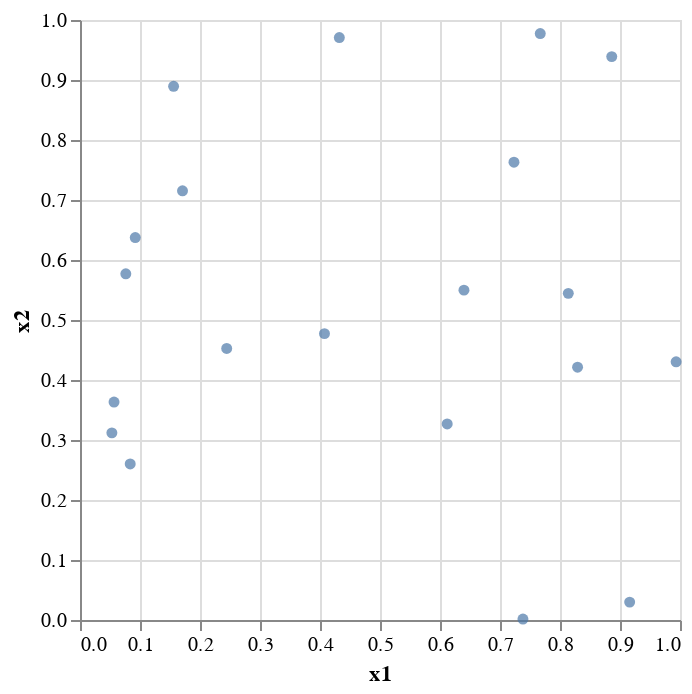

This figure's notebook cell:
### Code cell
df = DataFrame(rand(20,3));
p  = @vlplot(data=df,layer=[{mark=:circle,x=:x1,y=:x2}])

### Figure 1 — Vega-Lite specification as saved in the notebook (floating-point values rounded to 4 significant figures)
{"data": {"values": [{"x1": 0.2445, "x2": 0.4526, "x3": 0.545}, {"x1": 0.07636, "x2": 0.577, "x3": 0.1643}, {"x1": 0.05312, "x2": 0.3119, "x3": 0.4717}, {"x1": 0.4322, "x2": 0.9707, "x3": 0.7783}, {"x1": 0.1709, "x2": 0.7154, "x3": 0.5412}, {"x1": 0.156, "x2": 0.8896, "x3": 0.152}, {"x1": 0.08368, "x2": 0.2601, "x3": 0.5282}, {"x1": 0.4075, "x2": 0.4773, "x3": 0.2621}, {"x1": 0.09211, "x2": 0.6373, "x3": 0.898}, {"x1": 0.6399, "x2": 0.5498, "x3": 0.5131}, {"x1": 0.8862, "x2": 0.939, "x3": 0.02125}, {"x1": 0.8293, "x2": 0.4213, "x3": 0.3261}, {"x1": 0.612, "x2": 0.3267, "x3": 0.3267}, {"x1": 0.7382, "x2": 0.001593, "x3": 0.8568}, {"x1": 0.7233, "x2": 0.763, "x3": 0.3397}, {"x1": 0.05671, "x2": 0.3633, "x3": 0.6801}, {"x1": 0.9935, "x2": 0.4303, "x3": 0.8364}, {"x1": 0.7671, "x2": 0.9774, "x3": 0.9561}, {"x1": 0.8138, "x2": 0.5444, "x3": 0.4476}, {"x1": 0.9161, "x2": 0.02983, "x3": 0.05097}]}, "layer": [{"encoding": {"x": {"field": "x1", "type": "quantitative"}, "y": {"field": "x2", "type": "quantitative"}}, "mark": "circle"}]}
